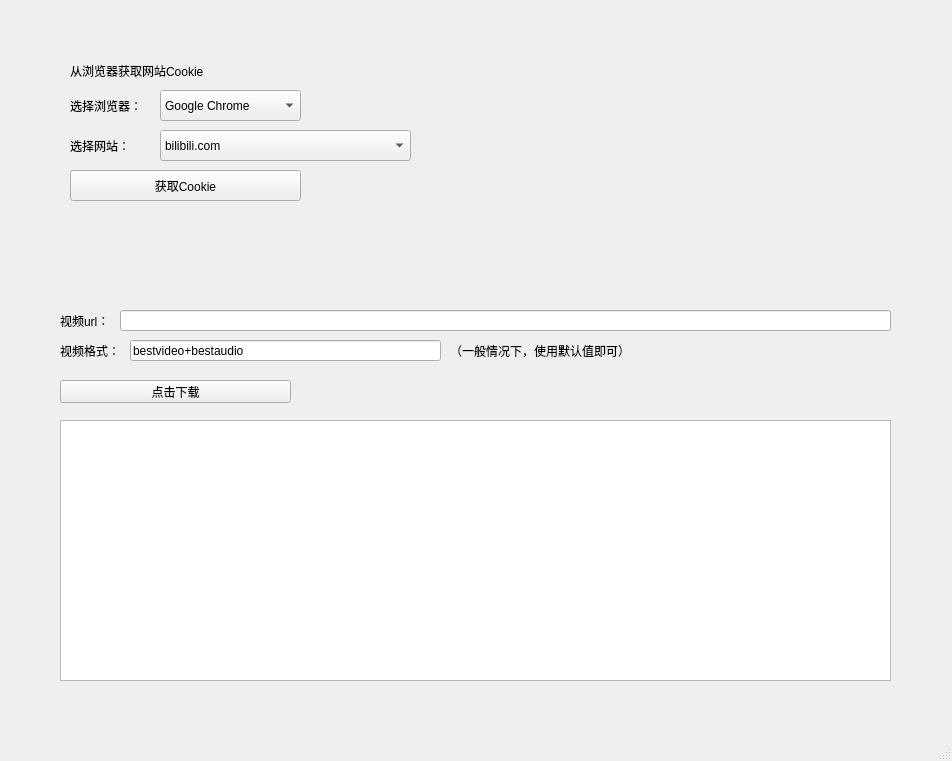
<?xml version="1.0" encoding="UTF-8"?>
<ui version="4.0">
 <class>MainWindow</class>
 <widget class="QMainWindow" name="MainWindow">
  <property name="geometry">
   <rect>
    <x>0</x>
    <y>0</y>
    <width>952</width>
    <height>761</height>
   </rect>
  </property>
  <property name="windowTitle">
   <string>MainWindow</string>
  </property>
  <property name="styleSheet">
   <string notr="true">font: 11pt &quot;Microsoft YaHei UI&quot;;</string>
  </property>
  <widget class="QWidget" name="centralwidget">
   <widget class="QLabel" name="label">
    <property name="geometry">
     <rect>
      <x>70</x>
      <y>50</y>
      <width>191</width>
      <height>41</height>
     </rect>
    </property>
    <property name="text">
     <string>从浏览器获取网站Cookie</string>
    </property>
   </widget>
   <widget class="QComboBox" name="browser_combobox">
    <property name="geometry">
     <rect>
      <x>160</x>
      <y>90</y>
      <width>141</width>
      <height>31</height>
     </rect>
    </property>
    <item>
     <property name="text">
      <string>Google Chrome</string>
     </property>
    </item>
    <item>
     <property name="text">
      <string>Firefox</string>
     </property>
    </item>
    <item>
     <property name="text">
      <string>Edge</string>
     </property>
    </item>
   </widget>
   <widget class="QLabel" name="label_2">
    <property name="geometry">
     <rect>
      <x>70</x>
      <y>90</y>
      <width>91</width>
      <height>31</height>
     </rect>
    </property>
    <property name="text">
     <string>选择浏览器：</string>
    </property>
   </widget>
   <widget class="QPushButton" name="get_cookies_button">
    <property name="geometry">
     <rect>
      <x>70</x>
      <y>170</y>
      <width>231</width>
      <height>31</height>
     </rect>
    </property>
    <property name="text">
     <string>获取Cookie</string>
    </property>
   </widget>
   <widget class="QPushButton" name="video_download_button">
    <property name="geometry">
     <rect>
      <x>60</x>
      <y>380</y>
      <width>231</width>
      <height>23</height>
     </rect>
    </property>
    <property name="text">
     <string>点击下载</string>
    </property>
   </widget>
   <widget class="QPlainTextEdit" name="cmd_output_plaintextedit">
    <property name="geometry">
     <rect>
      <x>60</x>
      <y>420</y>
      <width>831</width>
      <height>261</height>
     </rect>
    </property>
   </widget>
   <widget class="QLineEdit" name="video_url_lineedit">
    <property name="geometry">
     <rect>
      <x>120</x>
      <y>310</y>
      <width>771</width>
      <height>21</height>
     </rect>
    </property>
   </widget>
   <widget class="QLabel" name="label_3">
    <property name="geometry">
     <rect>
      <x>60</x>
      <y>310</y>
      <width>61</width>
      <height>21</height>
     </rect>
    </property>
    <property name="text">
     <string>视频url：</string>
    </property>
   </widget>
   <widget class="QComboBox" name="website_combobox">
    <property name="geometry">
     <rect>
      <x>160</x>
      <y>130</y>
      <width>251</width>
      <height>31</height>
     </rect>
    </property>
    <item>
     <property name="text">
      <string>bilibili.com</string>
     </property>
    </item>
    <item>
     <property name="text">
      <string>youtube.com</string>
     </property>
    </item>
   </widget>
   <widget class="QLabel" name="label_4">
    <property name="geometry">
     <rect>
      <x>70</x>
      <y>130</y>
      <width>81</width>
      <height>31</height>
     </rect>
    </property>
    <property name="text">
     <string>选择网站：</string>
    </property>
   </widget>
   <widget class="QLabel" name="label_5">
    <property name="geometry">
     <rect>
      <x>60</x>
      <y>340</y>
      <width>81</width>
      <height>21</height>
     </rect>
    </property>
    <property name="text">
     <string>视频格式：</string>
    </property>
   </widget>
   <widget class="QLineEdit" name="video_format_lineedit">
    <property name="geometry">
     <rect>
      <x>130</x>
      <y>340</y>
      <width>311</width>
      <height>21</height>
     </rect>
    </property>
    <property name="text">
     <string>bestvideo+bestaudio</string>
    </property>
   </widget>
   <widget class="QLabel" name="label_6">
    <property name="geometry">
     <rect>
      <x>450</x>
      <y>340</y>
      <width>251</width>
      <height>21</height>
     </rect>
    </property>
    <property name="text">
     <string>（一般情况下，使用默认值即可）</string>
    </property>
   </widget>
  </widget>
  <widget class="QStatusBar" name="statusbar"/>
 </widget>
 <resources/>
 <connections/>
</ui>
